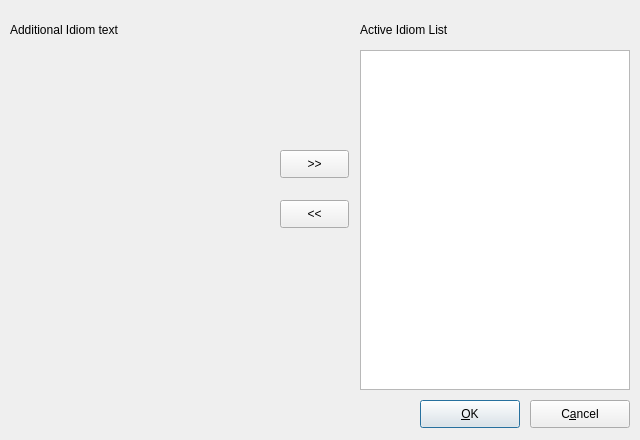
<?xml version="1.0" encoding="UTF-8"?>
<ui version="4.0">
 <class>IdiomConfigDialogBase</class>
 <widget class="QDialog" name="IdiomConfigDialogBase">
  <property name="geometry">
   <rect>
    <x>0</x>
    <y>0</y>
    <width>640</width>
    <height>440</height>
   </rect>
  </property>
  <property name="minimumSize">
   <size>
    <width>640</width>
    <height>440</height>
   </size>
  </property>
  <property name="maximumSize">
   <size>
    <width>640</width>
    <height>440</height>
   </size>
  </property>
  <property name="baseSize">
   <size>
    <width>640</width>
    <height>440</height>
   </size>
  </property>
  <property name="windowTitle">
   <string>KIpMessenger - Idiom Setting</string>
  </property>
  <property name="modal">
   <bool>true</bool>
  </property>
  <widget class="KPushButton" name="m_CancelButton" native="true">
   <property name="geometry">
    <rect>
     <x>530</x>
     <y>400</y>
     <width>100</width>
     <height>28</height>
    </rect>
   </property>
   <property name="text" stdset="0">
    <string>C&amp;ancel</string>
   </property>
   <property name="shortcut" stdset="0">
    <string>Alt+A</string>
   </property>
  </widget>
  <widget class="KListWidget" name="m_IdiomListBox">
   <property name="geometry">
    <rect>
     <x>360</x>
     <y>50</y>
     <width>270</width>
     <height>340</height>
    </rect>
   </property>
  </widget>
  <widget class="KPushButton" name="m_AddIdiomButton" native="true">
   <property name="geometry">
    <rect>
     <x>280</x>
     <y>150</y>
     <width>69</width>
     <height>28</height>
    </rect>
   </property>
   <property name="text" stdset="0">
    <string>&gt;&gt;</string>
   </property>
  </widget>
  <widget class="KPushButton" name="m_OKButton" native="true">
   <property name="geometry">
    <rect>
     <x>420</x>
     <y>400</y>
     <width>100</width>
     <height>28</height>
    </rect>
   </property>
   <property name="text" stdset="0">
    <string>&amp;OK</string>
   </property>
   <property name="shortcut" stdset="0">
    <string>Alt+O</string>
   </property>
   <property name="default" stdset="0">
    <bool>true</bool>
   </property>
  </widget>
  <widget class="KPushButton" name="m_DeleteIdiomButton" native="true">
   <property name="geometry">
    <rect>
     <x>280</x>
     <y>200</y>
     <width>69</width>
     <height>28</height>
    </rect>
   </property>
   <property name="text" stdset="0">
    <string>&lt;&lt;</string>
   </property>
  </widget>
  <widget class="QLabel" name="textLabel2">
   <property name="geometry">
    <rect>
     <x>10</x>
     <y>20</y>
     <width>260</width>
     <height>20</height>
    </rect>
   </property>
   <property name="text">
    <string>Additional Idiom text</string>
   </property>
   <property name="wordWrap">
    <bool>false</bool>
   </property>
  </widget>
  <widget class="QLabel" name="textLabel1">
   <property name="geometry">
    <rect>
     <x>360</x>
     <y>20</y>
     <width>270</width>
     <height>20</height>
    </rect>
   </property>
   <property name="text">
    <string>Active Idiom List</string>
   </property>
   <property name="wordWrap">
    <bool>false</bool>
   </property>
  </widget>
  <widget class="KTextEdit" name="m_IdiomTextEdit" native="true">
   <property name="geometry">
    <rect>
     <x>10</x>
     <y>50</y>
     <width>260</width>
     <height>340</height>
    </rect>
   </property>
   <property name="font">
    <font/>
   </property>
  </widget>
 </widget>
 <layoutdefault spacing="6" margin="11"/>
 <customwidgets>
  <customwidget>
   <class>QFrame</class>
   <extends>QFrame</extends>
   <header>QtGui/QFrame</header>
   <container>1</container>
  </customwidget>
  <customwidget>
   <class>QListWidget</class>
   <extends>QFrame</extends>
   <header>qlistwidget.h</header>
  </customwidget>
  <customwidget>
   <class>KListWidget</class>
   <extends>QListWidget</extends>
   <header location="global">klistwidget.h</header>
  </customwidget>
  <customwidget>
   <class>KPushButton</class>
   <extends>QPushButton</extends>
   <header>kpushbutton.h</header>
  </customwidget>
  <customwidget>
   <class>KTextEdit</class>
   <extends>QWidget</extends>
   <header>ktextedit.h</header>
  </customwidget>
 </customwidgets>
 <tabstops>
  <tabstop>m_IdiomListBox</tabstop>
  <tabstop>m_IdiomTextEdit</tabstop>
  <tabstop>m_OKButton</tabstop>
  <tabstop>m_CancelButton</tabstop>
 </tabstops>
 <includes>
  <include location="local">kpushbutton.h</include>
  <include location="local">klistwidget.h</include>
  <include location="local">kpushbutton.h</include>
  <include location="local">kpushbutton.h</include>
  <include location="local">kpushbutton.h</include>
  <include location="local">ktextedit.h</include>
 </includes>
 <resources/>
 <connections>
  <connection>
   <sender>m_AddIdiomButton</sender>
   <signal>clicked()</signal>
   <receiver>IdiomConfigDialogBase</receiver>
   <slot>slotAddIdiomClicked()</slot>
   <hints>
    <hint type="sourcelabel">
     <x>20</x>
     <y>20</y>
    </hint>
    <hint type="destinationlabel">
     <x>20</x>
     <y>20</y>
    </hint>
   </hints>
  </connection>
  <connection>
   <sender>m_CancelButton</sender>
   <signal>clicked()</signal>
   <receiver>IdiomConfigDialogBase</receiver>
   <slot>slotCancelClicked()</slot>
   <hints>
    <hint type="sourcelabel">
     <x>20</x>
     <y>20</y>
    </hint>
    <hint type="destinationlabel">
     <x>20</x>
     <y>20</y>
    </hint>
   </hints>
  </connection>
  <connection>
   <sender>m_DeleteIdiomButton</sender>
   <signal>clicked()</signal>
   <receiver>IdiomConfigDialogBase</receiver>
   <slot>slotDeleteIdiomClicked()</slot>
   <hints>
    <hint type="sourcelabel">
     <x>20</x>
     <y>20</y>
    </hint>
    <hint type="destinationlabel">
     <x>20</x>
     <y>20</y>
    </hint>
   </hints>
  </connection>
  <connection>
   <sender>m_OKButton</sender>
   <signal>clicked()</signal>
   <receiver>IdiomConfigDialogBase</receiver>
   <slot>slotOKClicked()</slot>
   <hints>
    <hint type="sourcelabel">
     <x>20</x>
     <y>20</y>
    </hint>
    <hint type="destinationlabel">
     <x>20</x>
     <y>20</y>
    </hint>
   </hints>
  </connection>
 </connections>
</ui>
